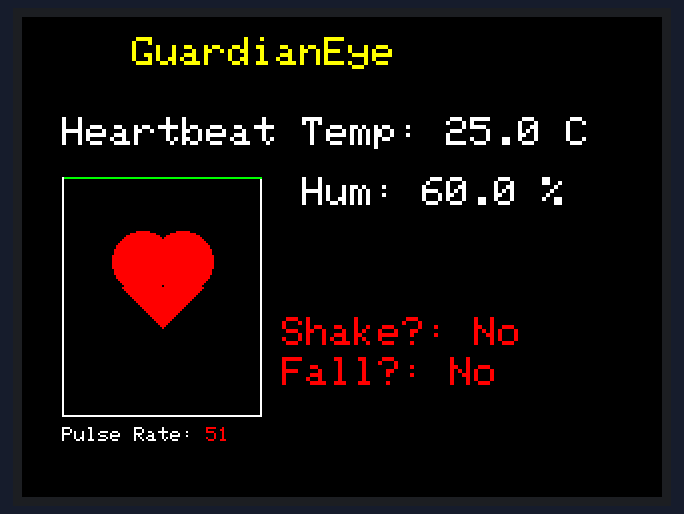
Simulated run of this sketch. Board: Arduino Uno, built with avr-gcc and run on an emulated ATmega328P. Parts: 320×240 colour display. Random numbers use the default seed unless the sketch sets one.

Above: at 0.35 s.
At 5.21 s:
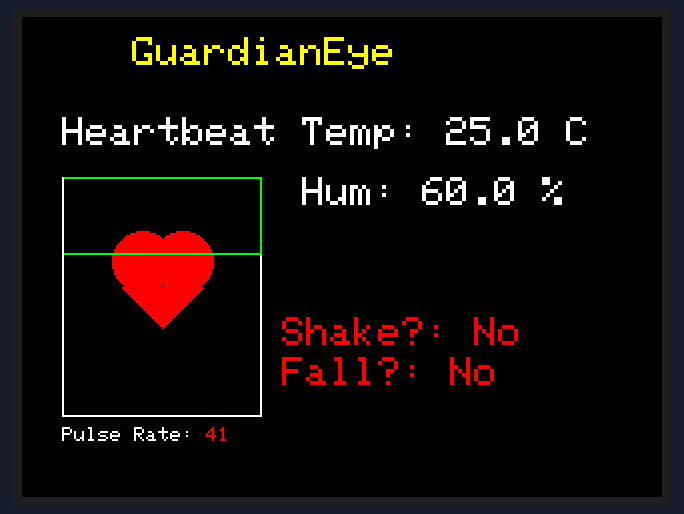
At 10.21 s:
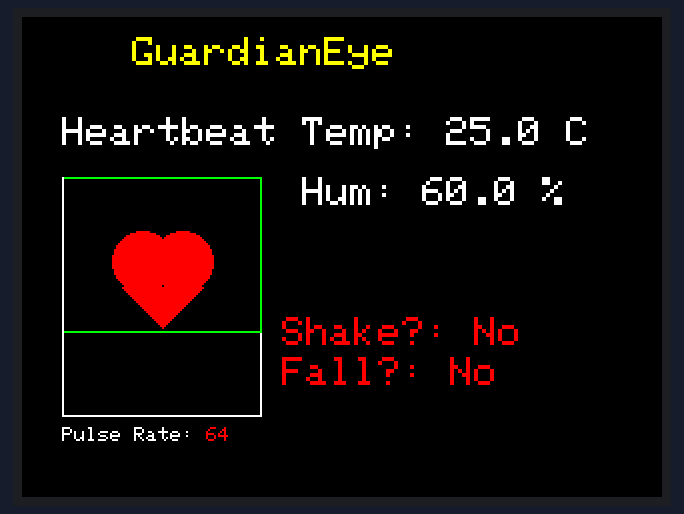
At 20.07 s:
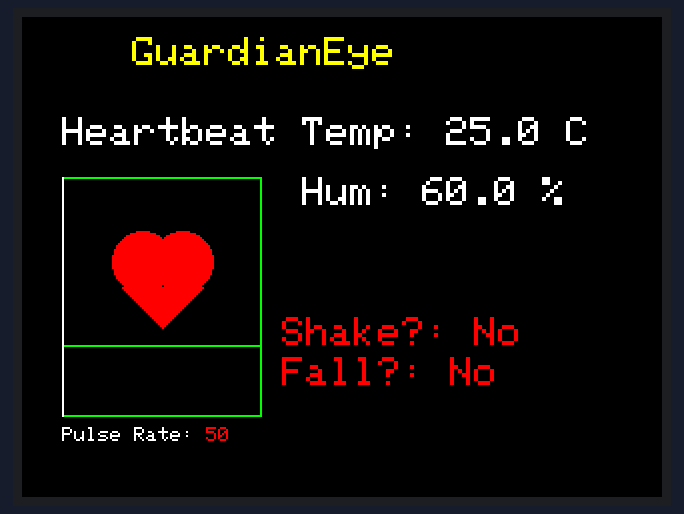
At 29.93 s:
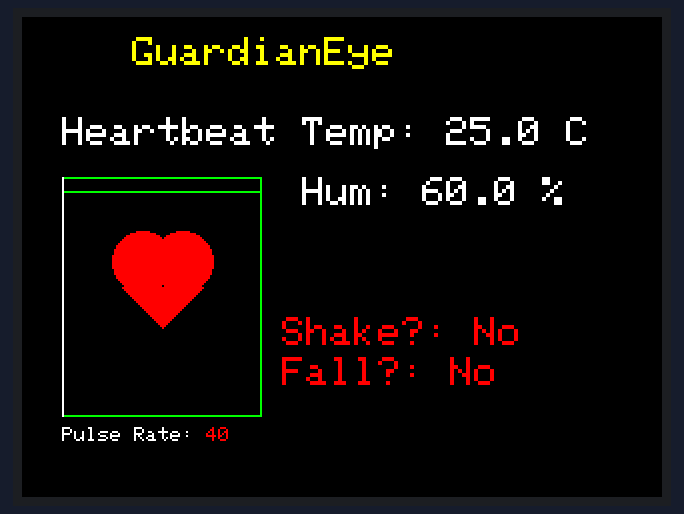
At 39.91 s:
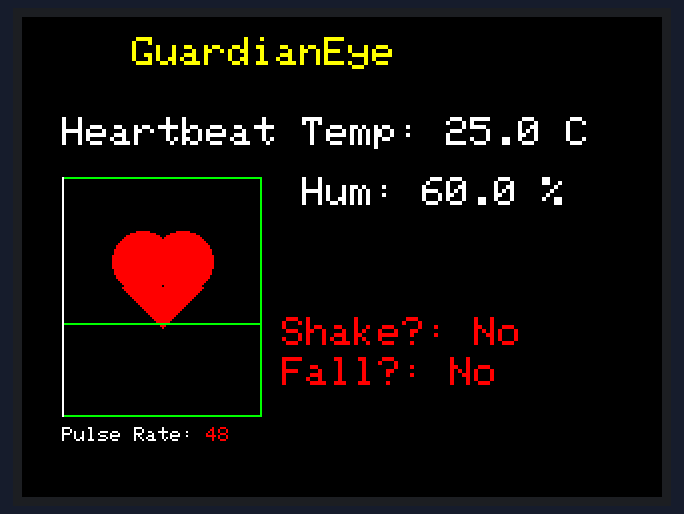

The sketch:

all.ino
```cpp
 #include <Wire.h>
#include <Adafruit_GFX.h>
#include <MCUFRIEND_kbv.h>

// TFT Display
MCUFRIEND_kbv tft;

// Color definitions
#define BLACK   0x0000
#define BLUE    0x001F
#define RED     0xF800
#define GREEN   0x07E0
#define CYAN    0x07FF
#define MAGENTA 0xF81F
#define YELLOW  0xFFE0
#define WHITE   0xFFFF

// Pulse rate parameters
int pulseRate = 50;  // Default pulse rate (between 40-65)
int pulseY = 80;     // Initial Y position for the heartbeat line
int pulseDirection = 1; // Pulse direction (1 for moving down, -1 for reset)

// Graph boundaries
int graphX = 20, graphY = 80, graphWidth = 100, graphHeight = 120;

void setup() {
    // Initialize TFT
    uint16_t ID = tft.readID();
    if (ID == 0xD3D3) ID = 0x9486; // Default ID for MCUFRIEND
    tft.begin(ID);
    tft.setRotation(1); // Landscape orientation
    tft.fillScreen(BLACK);

    // Draw the static layout
    drawDummyLayout();
}

void loop() {
    // Simulate heartbeat by updating the graph and pulse rate display
    simulateHeartbeat();
    displayPulseRate();
    delay(100); // Update the heartbeat every 100 ms (adjust as needed)
}

void drawDummyLayout() {
    // Title: "GuardianEye"
    tft.setTextColor(YELLOW, BLACK);
    tft.setTextSize(2); // Adjusted text size for better fit
    int headingWidth = 10 * 13;  // Using font width of 6 pixels for size 2 text
    tft.setCursor((240 - headingWidth) / 2, 10); // Centered heading on 240x320 screen
    tft.print("GuardianEye");

    // Column 1 - Heartbeat and Graph (Including Heart Logo)
    tft.setTextSize(2);
    tft.setTextColor(WHITE, BLACK);
    tft.setCursor(20, 50);
    tft.print("Heartbeat");
    tft.drawRect(graphX, graphY, graphWidth, graphHeight, WHITE); // Adjusted graph size for better fit

    // Draw heart logo inside the graph
    drawHeartInsideRect(graphX + 25, graphY + 25);  // Positioning the heart within the graph box

    // Column 2 - Temperature, Humidity, Shake, and Fall
    tft.setTextSize(2);
    tft.setTextColor(WHITE, BLACK);
    tft.setCursor(140, 50);
    tft.print("Temp: 25.0 C"); // Dummy temperature
    tft.setCursor(140, 80);
    tft.print("Hum: 60.0 %");  // Dummy humidity

    // Shake and Fall Detection
    tft.setTextSize(2); // Smaller text size for buttons
    tft.setCursor(130, 150);
    tft.setTextColor(RED, BLACK);
    tft.print("Shake?: No");

    tft.setCursor(130, 170);
    tft.print("Fall?: No");
}

void simulateHeartbeat() {
    // Redraw the background of the graph to prevent overlap with the heartbeat line
    tft.fillRect(graphX + 1, graphY + 1, graphWidth - 2, graphHeight - 2, BLACK);

    // Redraw the heart inside the graph (to ensure it persists)
    drawHeartInsideRect(graphX + 25, graphY + 25);

    // Draw the heartbeat line inside the graph
    tft.drawLine(graphX + 1, pulseY, graphX + graphWidth - 1, pulseY, GREEN); // Draw heartbeat line (vertical line)

    // Update the Y position of the heartbeat line
    pulseY += pulseDirection;

    // When the line reaches the bottom, reset and start from the top
    if (pulseY >= graphY + graphHeight - 1) {
        pulseDirection = -1; // Start moving up
    }
    if (pulseY <= graphY + 1) {
        pulseDirection = 1; // Start moving down again
    }
}

void displayPulseRate() {
    // Display the pulse rate below the heartbeat graph
    tft.setTextSize(1); // Smaller text size for pulse rate display
    tft.setTextColor(WHITE, BLACK);
    tft.setCursor(graphX, graphY + graphHeight + 5); // Position below the heartbeat graph
    tft.print("Pulse Rate: ");

    // Display the current pulse rate (random between 40 and 65)
    pulseRate = random(40, 66); // Generate a random pulse rate between 40 and 65
    tft.setTextColor(RED, BLACK); // Red color for pulse rate
    tft.print(pulseRate);
}

void drawHeartInsideRect(int x, int y) {
    // Heart shape with bigger circles and intersecting
    int heartWidth = 60;  // Further increase heart width
    int heartHeight = 60; // Further increase heart height

    // Left and right top curves of the heart (using circles)
    tft.fillCircle(x + 15, y + 17, 15, RED);   // Left curve, larger radius
    tft.fillCircle(x + 35, y + 17, 15, RED);   // Right curve, larger radius

    // Bottom part of the heart (using a triangle)
    tft.fillTriangle(x + 5, y + 30, x + 45, y + 30, x + 25, y + 50, RED); // Bottom part of the heart
}
```
